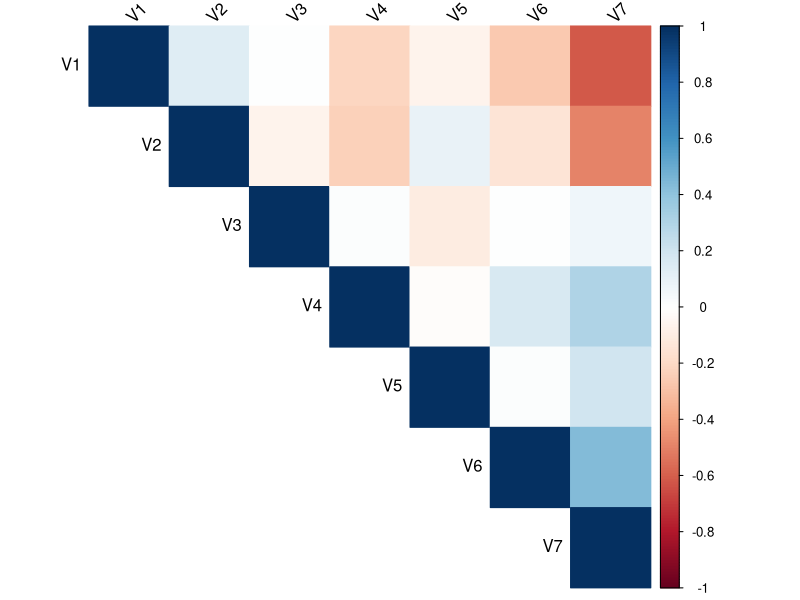
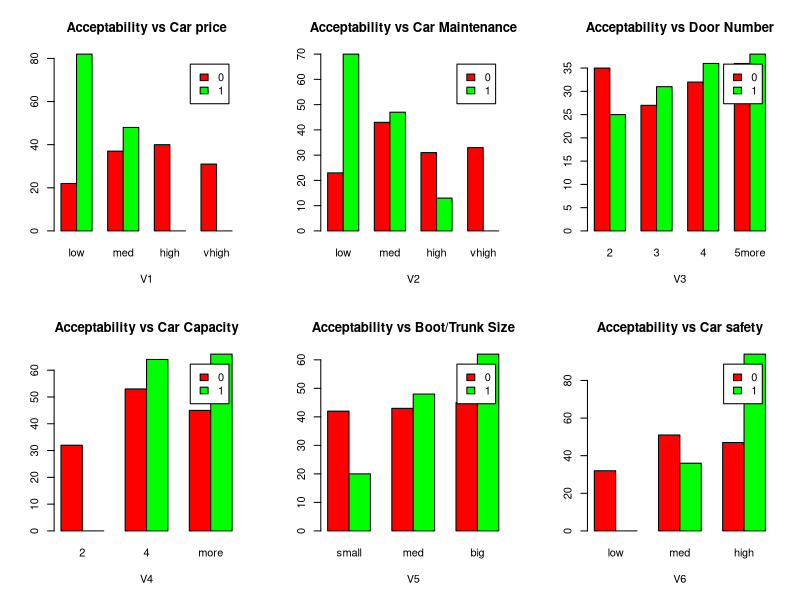
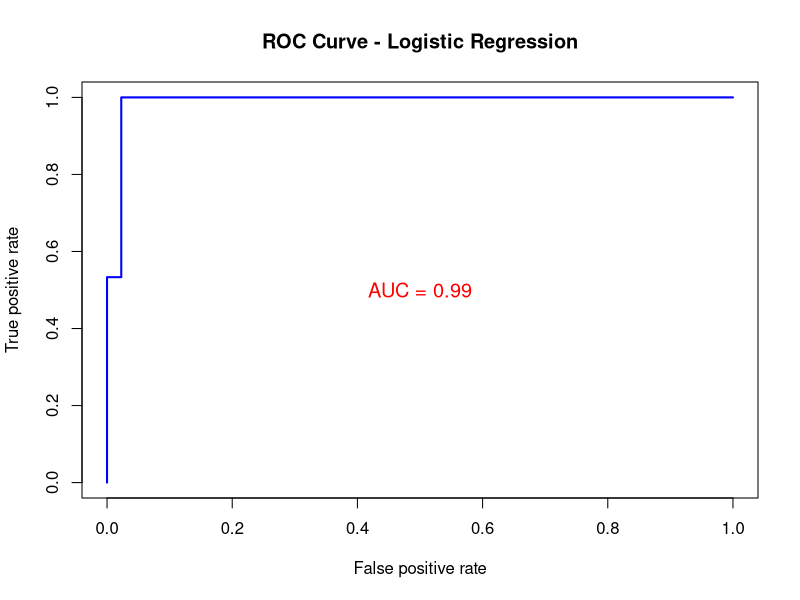
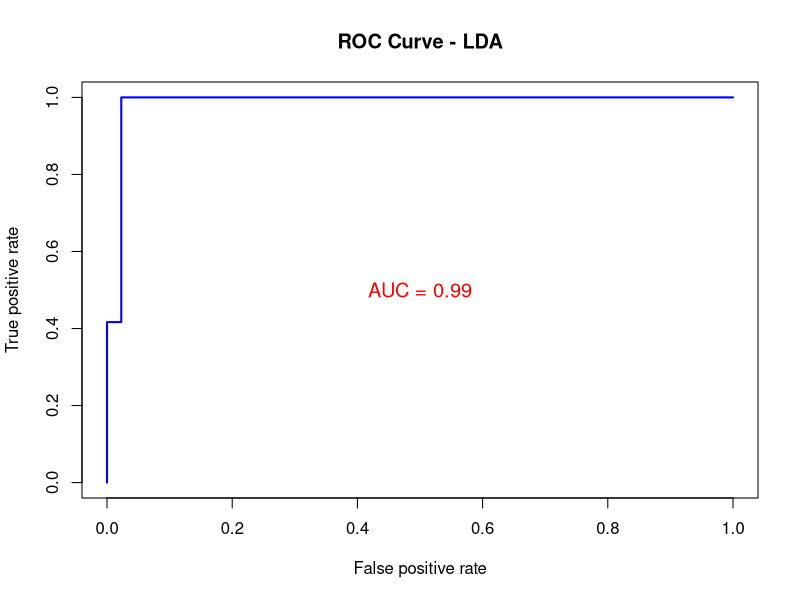
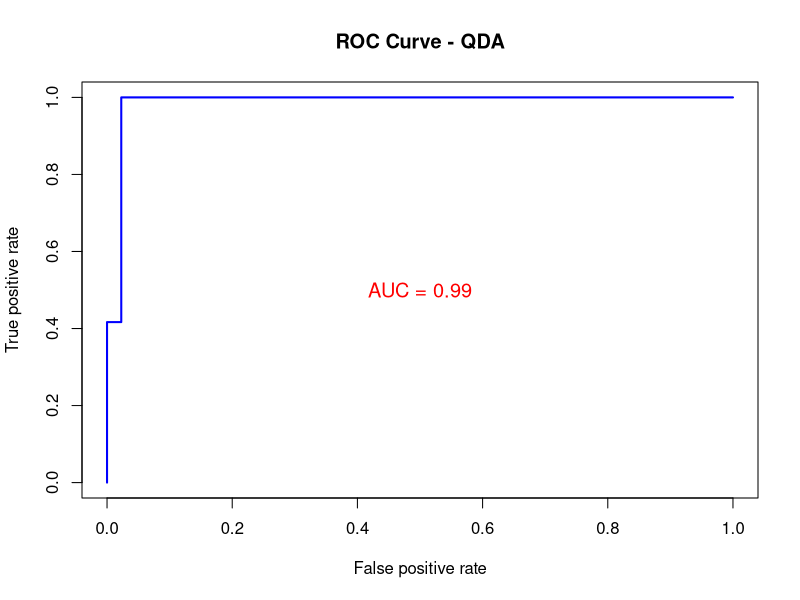
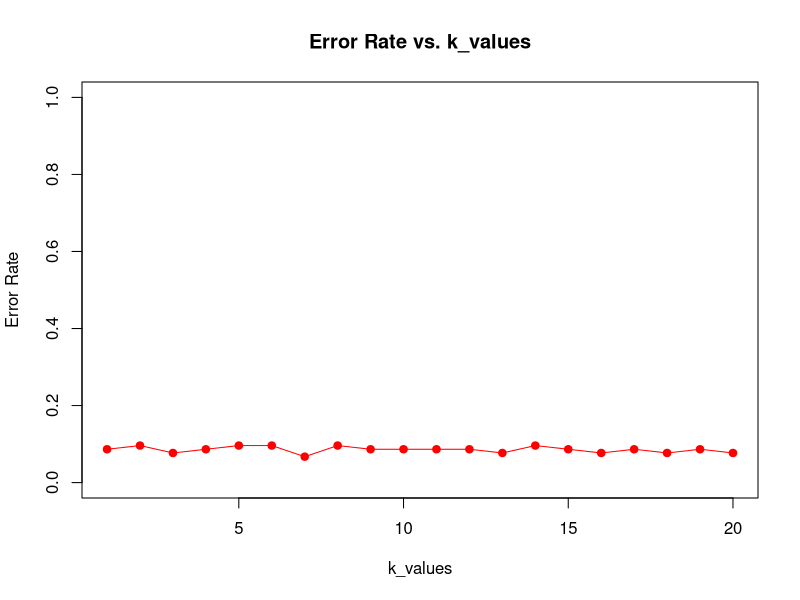

Here is the R script that generated these plots, in order:
## ---- chunk 1
library(corrplot)
library(leaps)
library(MASS)
library(ROCR)
library(class)
## ---- chunk 2
#Load the data
data <- read.csv("DataAssign2.csv")

#Get the number of observations in the dataset
n = nrow(data)
## ---- chunk 3
#Define a list which maps each categorical value into a numerical one in the database
mappings <- list(
  V1 = c("low" = 1, "med" = 2, "high" = 3, "vhigh" = 4),
  V2 = c("low" = 1, "med" = 2, "high" = 3, "vhigh" = 4),
  V3 = c("2" = 2, "3" = 3, "4" = 4, "5more" = 5),
  V4 = c("2" = 2, "4" = 4, "more" = 6),
  V5 = c("small" = 1, "med" = 2, "big" = 3),
  V6 = c("low" = 1, "med" = 2, "high" = 3),
  V7 = c("bad" = 0, "good" = 1)
)

# apply the mapping of each feature to a numerical one
data[, names(mappings)] <- lapply(names(mappings), function(col) mappings[[col]][data[[col]]])

## ---- chunk 4
# store the correlation matrix which is returned by the cor() function 
correlation_matrix <- cor(data)

#use the corrplot() function from the corrplot library to plot the correlation matrix
corrplot(correlation_matrix, method = "color", type = "upper", tl.col = "black", tl.srt = 45)

## ---- chunk 5
# Defines the subplot grids
par(mfrow = c(2, 3))

# This function generates a barplot for the selected feature against V7
generate_barplot <- function(column, title) {
  # Creates a table which keeps count of the number of occurrence of the car acceptability (good, bad) 
  counts <- table(data$V7, data[[column]])
  # Changes the column names to the actual values instead of their mappings
  colnames(counts) <- unique(names(mappings[[column]]))
  
  #plots the barplot
  barplot(counts, main = title,
          xlab = column, col = c("red", "green"),
          legend = rownames(counts), beside = TRUE)
}

# generates the barplot of V7 against feature V1
generate_barplot("V1", "Acceptability vs Car price")
# generates the barplot of V7 against feature V2
generate_barplot("V2", "Acceptability vs Car Maintenance")
# generates the barplot of V7 against feature V3
generate_barplot("V3", "Acceptability vs Door Number")
# generates the barplot of V7 against feature V4
generate_barplot("V4", "Acceptability vs Car Capacity")
# generates the barplot of V7 against feature V5
generate_barplot("V5", "Acceptability vs Boot/Trunk Size")
# generates the barplot of V7 against feature V6
generate_barplot("V6", "Acceptability vs Car safety")

# Reset the subplot
par(mfrow = c(1, 1))

## ---- chunk 6
# Create a formula for your logistic regression model
formula <- as.formula("V7 ~ .")

# Perform best subset selection
subset_model <- regsubsets(formula, data = data, method = "exhaustive")

# Get the summary of the subset selection
summary_subset <- summary(subset_model)

# Extract the 'which' property from the summary
subset_matrix <- summary_subset$which

subset_matrix

subset_4 <- subset_matrix[4, ]

subset_4
## ---- chunk 7
# set the seed
set.seed(10676)
## ---- chunk 8
# shuffle the data
shuffled_data <- data[sample(n), ]

# get number of training data
num_train <- round(0.6 * n)

# get the training data from the shuffled data
train_data <- shuffled_data[1:num_train, ]

#get the test data from the shuffled data
test_data <- shuffled_data[(num_train + 1):nrow(shuffled_data), ]
## ---- chunk 9
# Change the datatype of the data to numeric
factor_cols <- names(train_data)[sapply(train_data, is.factor)]
train_data[, factor_cols] <- lapply(train_data[, factor_cols], function(x) as.numeric(as.character(x)))
test_data[, factor_cols] <- lapply(test_data[, factor_cols], function(x) as.numeric(as.character(x)))

# train the logistic regression model
model <- glm(V7~V1+V2+V5+V6, data = train_data, family = binomial)

#get a summary for the model
summary(model)
## ---- chunk 10
# predict the response for the testing data
predictions <- predict(model, newdata = test_data, type = "response")

# get the response from the predictions with a threshold of 0.5
predicted_classes <- ifelse(predictions > 0.5, 1, 0)

# generate the confusion matrix
conf_matrix <- table(Actual = test_data$V7, Predicted = predicted_classes)
print(conf_matrix)

# get the error
error <- 1 - (sum(diag(conf_matrix)) / sum(conf_matrix))
print(paste("Error rate=", error))

# get the precision
precision <- conf_matrix[2, 2] / sum(conf_matrix[, 2])
print(paste("Precision=", precision))

# get the recall
recall <- conf_matrix[2, 2] / sum(conf_matrix[2, ])
print(paste("Recall=", recall))

# get the f1score
f1_score <- 2 * (precision * recall) / (precision + recall)
print(paste("F1_score=", f1_score))
## ---- chunk 11
# Train the Logistic Regression model
LR_model <- glm(V7 ~ V1+V2+V5+V6, data = train_data, family = binomial)
## ---- chunk 12
# Train the LDA model
lda_model <- lda(V7 ~ V1+V2+V5+V6, data = train_data)
## ---- chunk 13
# Train the QDA model
qda_model <- qda(V7 ~ V1+V2+V5+V6, data = train_data)
## ---- chunk 14
# predict the response for the testing data for Logistic Regression
LR_predictions <- predict(model, newdata = test_data, type = "response")

# get the response from the predictions with a threshold of 0.5
predicted_classes <- ifelse(LR_predictions > 0.5, 1, 0)

# generate the confusion matrix for Logistic Regression
conf_matrix <- table(Actual = test_data$V7, Predicted = predicted_classes)
print(conf_matrix)

# get the error for Logistic Regression
error_rate <- 1 - (sum(diag(conf_matrix)) / sum(conf_matrix))
# get the accuracy for Logistic Regression
accuracy <- sum(diag(conf_matrix)) / sum(conf_matrix)
# get the precision for Logistic Regression
precision <- conf_matrix[2, 2] / sum(conf_matrix[, 2])
# get the recall for Logistic Regression
recall <- conf_matrix[2, 2] / sum(conf_matrix[2, ])
# get the f1score for Logistic Regression
f1_score <- 2 * (precision * recall) / (precision + recall)

error_rate
accuracy
precision
recall
f1_score
## ---- chunk 15
# predict the response for the testing data for LDA
LDA_predictions <- predict(lda_model, newdata = test_data)$posterior[, "1"]
# get the response from the predictions with a threshold of 0.5
predicted_classes <- as.numeric(LDA_predictions > 0.5)

# generate the confusion matrix for LDA
conf_matrix <- table(Actual = test_data$V7, Predicted = predicted_classes)
print(conf_matrix)

# get the error for LDA
error_rate <- (conf_matrix[1, 2] + conf_matrix[2, 1]) / sum(conf_matrix)
# get the accuracy for LDA
accuracy <- sum(diag(conf_matrix)) / sum(conf_matrix)
# get the precision for LDA
precision <- conf_matrix[2, 2] / sum(conf_matrix[, 2])
# get the recall for LDA
recall <- conf_matrix[2, 2] / sum(conf_matrix[2, ])
# get the f1 score for LDA
f1_score <- 2 * (precision * recall) / (precision + recall)

error_rate
accuracy
precision
recall
f1_score
## ---- chunk 16
# predict the response for the testing data for QDA
QDA_predictions <- predict(lda_model, newdata = test_data)$posterior[, "1"]
# get the response from the predictions with a threshold of 0.5
predicted_classes <- as.numeric(QDA_predictions > 0.5)

# generate the confusion matrix for QDA
conf_matrix <- table(Actual = test_data$V7, Predicted = predicted_classes)
print(conf_matrix)

# get the error for QDA
error_rate <- (conf_matrix[1, 2] + conf_matrix[2, 1]) / sum(conf_matrix)
# get the accuracy for QDA
accuracy <- sum(diag(conf_matrix)) / sum(conf_matrix)
# get the precision for QDA
precision <- conf_matrix[2, 2] / sum(conf_matrix[, 2])
# get the recall for QDA
recall <- conf_matrix[2, 2] / sum(conf_matrix[2, ])
# get the f1 score for QDA
f1_score <- 2 * (precision * recall) / (precision + recall)

error_rate
accuracy
precision
recall
f1_score
## ---- chunk 17
# create a subplot to visualize the ROC curves next to each other
par(nfrow = c(1, 3))
## ---- chunk 18
# create an instance of the prediction class using LR_predictions
pred<-prediction(LR_predictions, test_data$V7)
# calculate the ROC curve values for logistic regression
perf <- performance(pred, "tpr", "fpr")
# plot the ROC curve for Logistic Regression
plot(perf, main = "ROC Curve - Logistic Regression", col = "blue", lwd = 2)
text(0.5, 0.5, paste("AUC =", round(performance(pred, "auc")@y.values[[1]], 2)), col = "red", cex = 1.2)
## ---- chunk 19
# create an instance of the prediction class using lda_predictions
pred<-prediction(LDA_predictions, test_data$V7)
# calculate the ROC curve values for LDA
perf <- performance(pred, "tpr", "fpr")
# plot the ROC curve for LDA
plot(perf, main = "ROC Curve - LDA", col = "blue", lwd = 2)
text(0.5, 0.5, paste("AUC =", round(performance(pred, "auc")@y.values[[1]], 2)), col = "red", cex = 1.2)
## ---- chunk 20
# create an instance of the prediction class using qda_predictions
pred<-prediction(QDA_predictions, test_data$V7)
# calculate the ROC curve values for QDA
perf <- performance(pred, "tpr", "fpr")
# plot the ROC curve for QDA
plot(perf, main = "ROC Curve - QDA", col = "blue", lwd = 2)
text(0.5, 0.5, paste("AUC =", round(performance(pred, "auc")@y.values[[1]], 2)), col = "red", cex = 1.2)
## ---- chunk 21
# create a list of k-values to try
k_values <- seq(1, 20)

# initialize an array to keep track of the error at a particular k_value
err_y <- c()

# Run k-Nearest Neighbors for each k-value
for (k_value in k_values){ 
  # define the KNN model using the training data
  knn_model <- knn(train = train_data[, -which(names(train_data) == "V7")],
                   test = test_data[, -which(names(test_data) == "V7")],
                   cl = train_data$V7,
                   k = k_value)
  
  # Evaluate the error
  error <- sum(knn_model != test_data$V7) / length(test_data$V7)
  #append the error to the err_y list
  err_y <- append(err_y, error)
}

# plot the curve showing the error rates for each k-value used
plot(k_values, err_y, xlim = c(1, 20), ylim = c(0, 1), type = 'o',
     xlab = "k_values", ylab = "Error Rate",
     main = "Error Rate vs. k_values",
     pch = 19, col = "red")
## ---- chunk 22
# define the number of test observations (20% since we are using 5-fold)
num_test <- round(0.2 * nrow(shuffled_data))
# keep track of the sum of errors for each iteration
err_sum <- 0
for (i in 1:5){
  # define the start index for the test data
  indx <- (i-1) * num_test + 1
  
  # define the test data
  test_data <- shuffled_data[indx:(indx+num_test-1), ]
  # define the train data
  train_data <- shuffled_data[-(indx:(indx+num_test-1)), ]
  # train the qda model
  qda_model <- qda(V7 ~ ., data = train_data)
  
  # get the predictions for the test data
  predictions <- predict(qda_model, newdata = test_data)$posterior[, "1"]
  # get the class of each prediction
  predicted_classes <- as.numeric(predictions > 0.5)
  # calculate the error and add it to the error sum
  err_sum <- err_sum + sum(predicted_classes != test_data$V7) / length(test_data$V7)
  
}

# average out the error
avg_err <- err_sum/5

avg_err
## ---- chunk 23
# define the number of training data
num_train <- round(0.6 * n)

# define the error sum
err_sum <- 0

# define the number of times to repeate the bootstrap
num_boot <- 10


for (i in 1:num_boot){
  # generate the bootstraped data
  bootstraped_data <- data[sample(n, replace = TRUE), ]
  # get the training data
  train_data <- bootstraped_data[1:num_train, ]
  # get the testing data
  test_data <- bootstraped_data[(num_train + 1):nrow(bootstraped_data), ]
  
  # Change the datatype of the data to numeric
  factor_cols <- names(train_data)[sapply(train_data, is.factor)]
  train_data[, factor_cols] <- lapply(train_data[, factor_cols], function(x) as.numeric(as.character(x)))
  test_data[, factor_cols] <- lapply(test_data[, factor_cols], function(x) as.numeric(as.character(x)))
  
  # train the qda model
  qda_model <- qda(V7 ~ V1+V2+V5+V6, data = train_data)
  # get the predictions for the test data
  predictions <- predict(qda_model, newdata = test_data)$posterior[, "1"]
  # get the class of each prediction
  predicted_classes <- as.numeric(predictions > 0.5)
  # calculate the error and add it to the error sum
  err_sum <- err_sum + sum(predicted_classes != test_data$V7) / length(test_data$V7)
}

# average out the error according to the number of bootstrap examples
avg_err = err_sum/num_boot

avg_err
